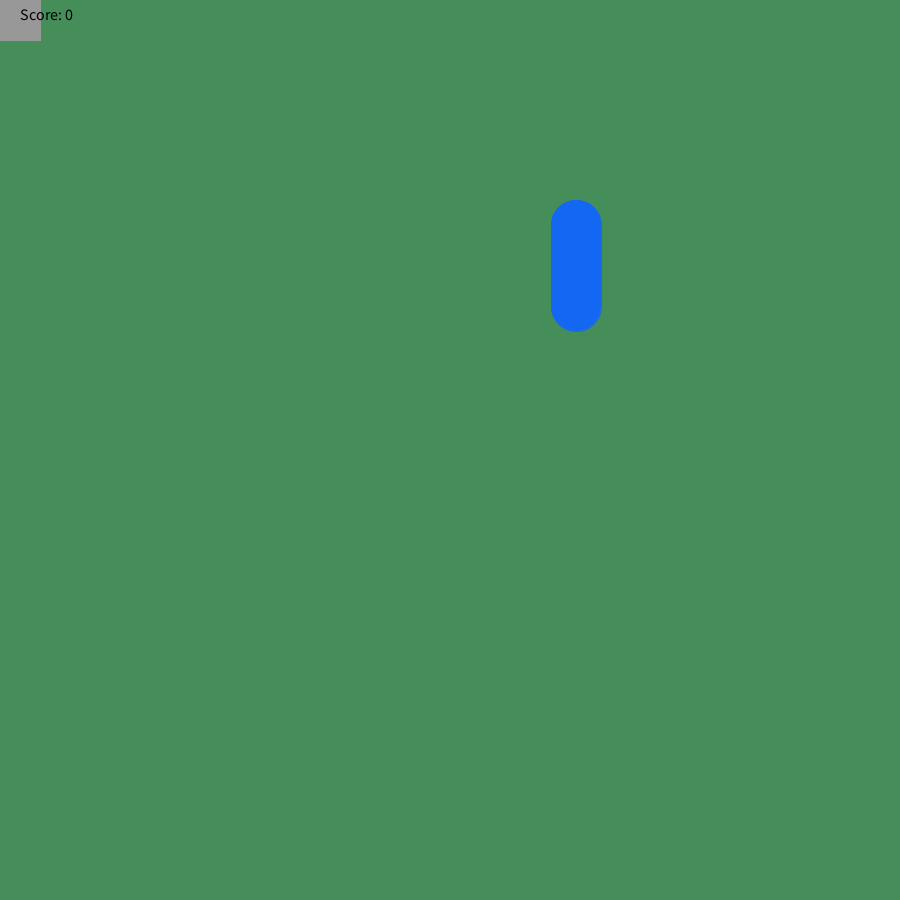
Frame 1 (no input)
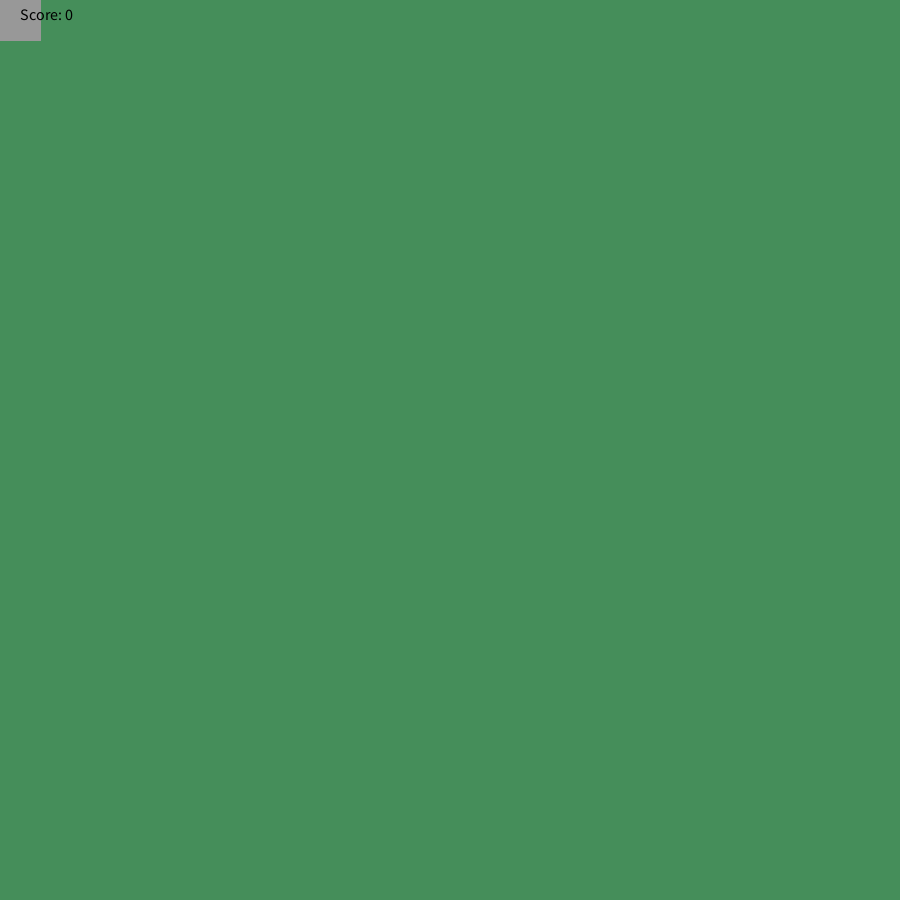
Frame 60 (the mouse pressed at the canvas centre just before this capture)
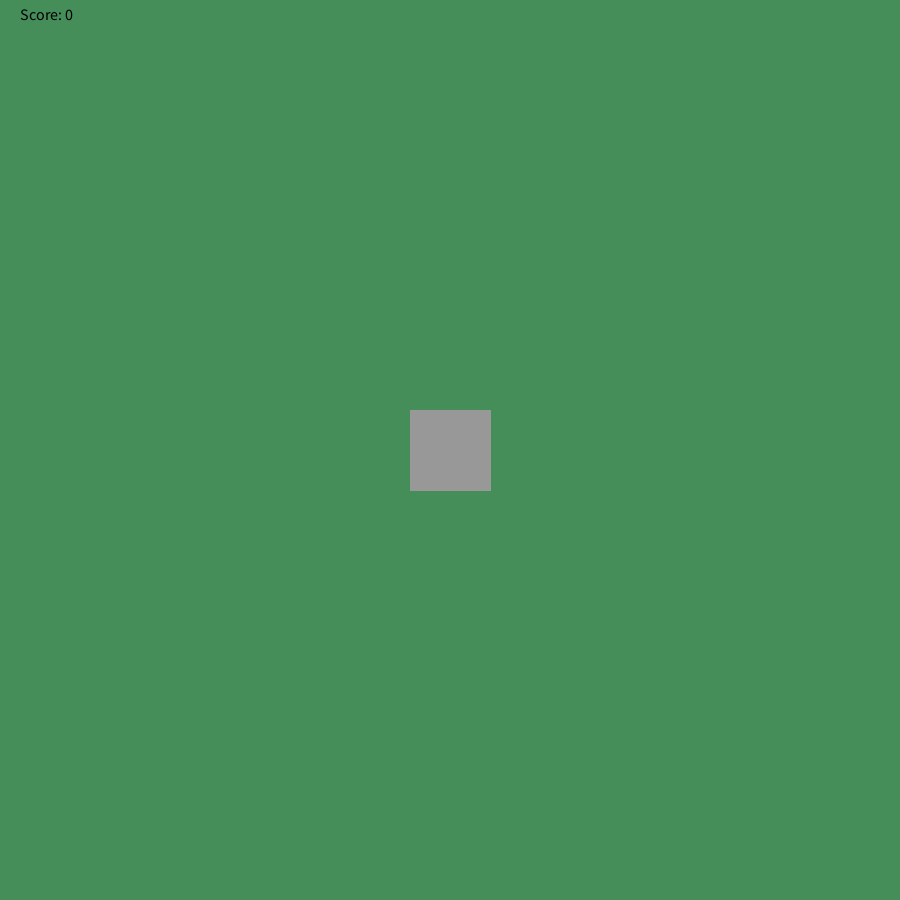
Frame 120 (the mouse held since frame 60 and released just before this capture)

The Processing sketch that drew these frames (run headless with seeded random() and noise(); from frame 60 on, the mouse is pressed at the canvas centre):

// Processing sketch: RainGame
// ── RainGame.pde
void setup() {           
  size(900, 900);
}
int raindropy = 225;
int raindropx = 450;
int score = 0;

int randx = (int) random(20, 880);

void draw() {

  background(#458E5A);

  for (int i = 0; i < 10; i++) {

    
    
    fill(#1467F2);
    stroke(#1467F2);
    ellipse(randx, raindropy, 50, 50);

    raindropy = raindropy + 9;
  }

  fill(#989898);
  stroke(#989898);
  rect(mouseX-40, mouseY-40, 80, 80);

  checkCatch();
}

void checkCatch() {
  if (raindropx>=mouseX&&raindropx<=mouseX+50&&raindropy==mouseY&&raindropy==mouseY-50) {
    score++;
  } else if (score > 0) {
    score--;
  } else if (score == 0) {
    score--;
    score++;
  }
  println("Your score is now: " + score);

  fill(0, 0, 0);
  textSize(16);
  text("Score: " + score, 20, 20);
}
